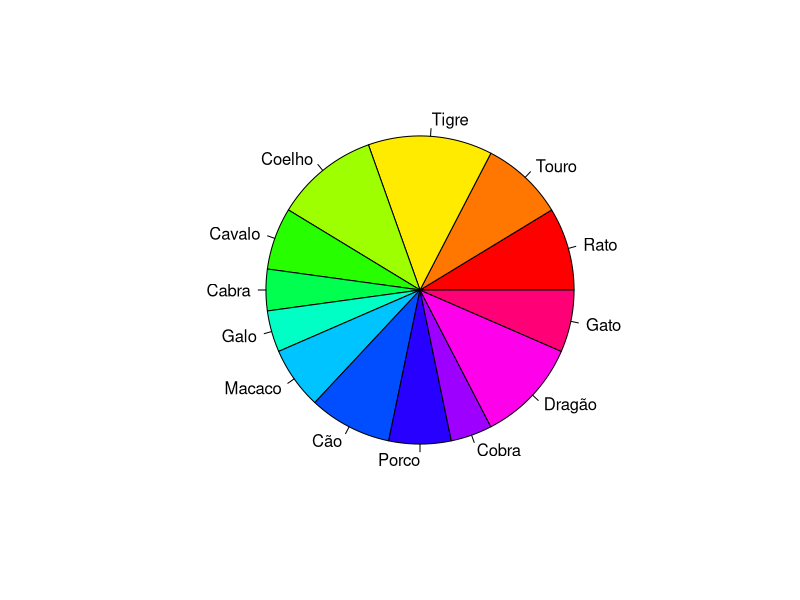

This chart was generated by the following R code:
# 1
data_zod <- read.csv("votacao_zodiaco.csv", sep = ",")

# 1. a, b, c
media_zod <- mean(data_zod$Votos)
mediana_zod <- median(data_zod$Votos)
dp_zod <- sd(data_zod$Votos)

# 1. d
pie(data_zod$Votos, labels = data_zod$Animal, col = rainbow(length(data_zod$Votos))
    )

# 2
data_picole <- read.csv("amostra_picoles.csv", sep = ",")

# H0: as médias são iguais
# HA: as médias são diferentes

media1 <- 27
dp1 <- 12
tamanho1 <- 9

qt(0.95, length(data_picole$A..car..g.) - 1)
t <- mean(data_picole$A..car..g.) - media1 / sqrt((sd(data_picole$A..car..g.) ^ 2 / length(data_picole$A..car..g.)) + (dp1 ^ 2 / tamanho1))

# como t > qt(), rejeitamos a hipótese nula